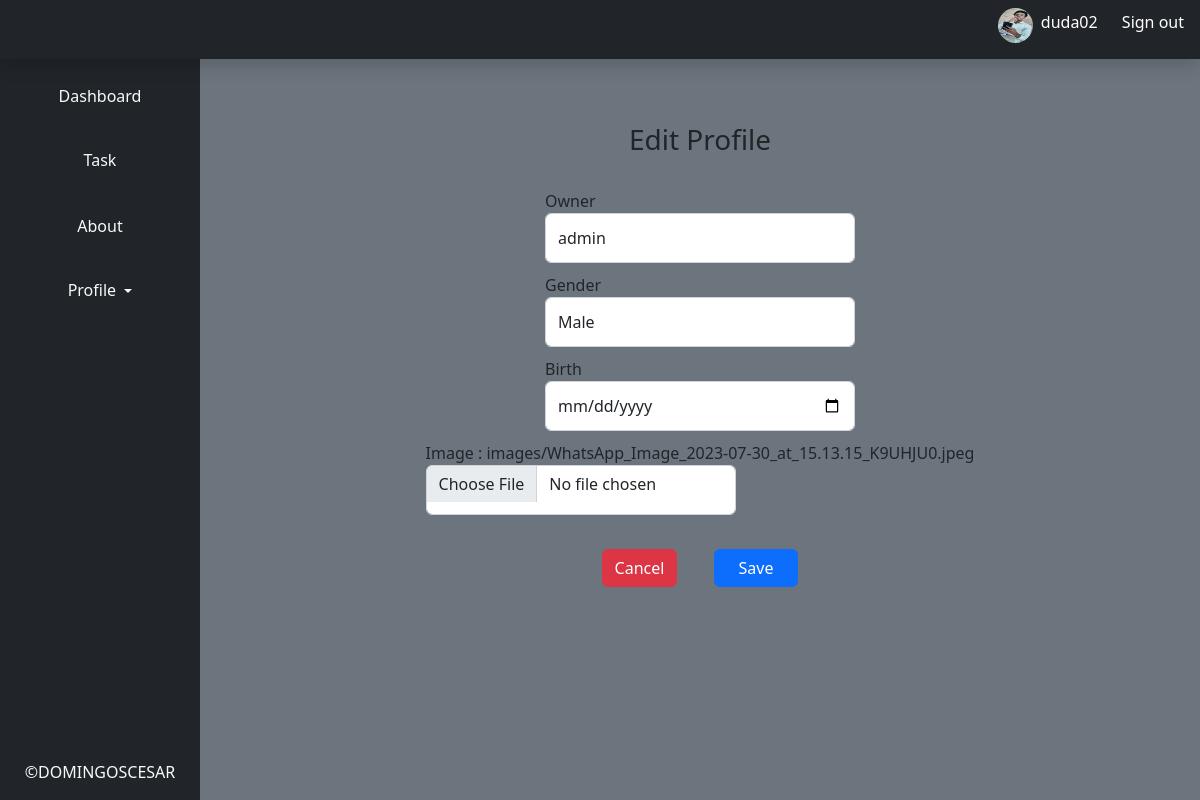
Screenshot of /profile/edit/4/ (signed in) with the database file from the repository.
### Todo/models.py (models this page shows, shortened)
class Profile(models.Model):
    user = models.OneToOneField(User, on_delete=models.CASCADE)
    Gender_CHOICES = [ ('M', 'Masculine'), ('F', 'Female'), ('O', 'Other')]
    gender = models.CharField(max_length=1, choices=Gender_CHOICES, null=False)
    birth = models.DateField(null=False)
    img = models.ImageField(null=True, blank=True, upload_to='images/')
    class Meta:
        verbose_name_plural = 'Profiles'

### Todo/views.py (the view, shortened to what this page needs)
# urls.py: path('profile/edit/<str:pk>/', views.EditProfile, name='editprofile'),
@login_required(login_url='signin')
def EditProfile(request, pk):
    page = "edit"
    prof = Profile.objects.get(pk = pk)
    return render(request, 'todo/profile.html', {'profile' : prof, 'page' : page})

### Todo/templates/Todo/profile.html (shortened to what this page needs)
{% extends 'base/base.html' %}
{% block content %}
    <section class="row">
       {% if page == 'create'%}
        <div class="col-md-12">
            <form action="{% url 'profile' %}" method="post" enctype="multipart/form-data" class="card bg-secondary border-0 mt-3 form">
                {% csrf_token %}
                <h3 class="card-title text-center text-dark mt-5 mb-3">Profile</h3>
                <div class="card-body d-flex justify-content-center align-items-center flex-column">
                    <div>
                            <label for="user" class="card-text text-dark">Owner</label>
                            <select name="user" id="user" class="form-control">
                                <option value="{{ request.user.id }}">{{request.user.username}}</option>
                            </select>
                    </div>
                    <div>
                        <label for="gender" class="card-subtitle text-dark">Gender</label>
                        <select name="gender" id="gender" class="form-control">
                            <option value="M">Masculino</option>
                            <option value="F">Feminio</option>
                        </select>
                    </div>
                    <div>
                        <label for="birth" class="card-subtitle text-dark">Birth</label>
                        <input type="date" name="birth" id="birth" class="form-control">
                    </div>
                    <div>
                        <label for="img" class="card-subtitle text-dark">Image</label>
                        <input type="file" name="img" id="img" class="form-control">
                    </div>
                    <div class="mb-5 mt-4">
                        <a href="{% url 'index' %}" class="btn btn-danger mx-3">Cancel</a>
                        <input type="submit" value="Save" class="btn btn-primary px-4 mx-3">
                    </div>
                </div>
            </form>
        </div>
        {% elif page == 'edit'%}
        <div class="col-md-12">
            <form action="{% url 'editprofile' profile.id %}" method="post" enctype="multipart/form-data" class="card bg-secondary border-0 mt-3 form">
                <h3 class="card-title text-center text-dark mt-5 mb-3">Edit Profile</h3>
                <div class="card-body d-flex justify-content-center align-items-center flex-column">
                    <div>
                            <label for="user" class="card-text text-dark">Owner</label>
                            <select name="user" id="user" class="form-control">
                                <option value="{{ profile.id }}">{{profile.user.username}}</option>
                            </select>
                    </div>
                    <div>
                        <label for="gender" class="card-subtitle text-dark">Gender</label>
                        <select name="gender" id="gender" class="form-control">
                            {% if profile.gender == 'M' %}
                                <option value="{{ profile.gender }}">Male</option>
                            {% else %}
                                <option value="{{ profile.gender }}">Female</option>
                            {% endif %}
                        </select>
                    </div>
                    <div>
                        <label for="birth" class="card-subtitle text-dark">Birth</label>
                        <input type="date" name="birth" id="birth" class="form-control" value="{{ profile.birth }}">
                    </div>
                    <div>
                        <label for="img" class="card-subtitle text-dark">Image : {{ profile.img }} </label>
                        <input type="file" name="img" id="img" class="form-control">
                    </div>
                    <div class="mb-5 mt-4">
                        <a href="{% url 'index' %}" class="btn btn-danger mx-3">Cancel</a>
                        <input type="submit" value="Save" class="btn btn-primary px-4 mx-3">
                    </div>
                </div>
            </form>
        </div>
       {% endif %}
    </section>
{% endblock content %}

### Todo/templates/base/base.html (shortened to what this page needs)
{% load static %}
<!DOCTYPE html>
<html lang="en">
<head>
    <link rel="stylesheet" href="{% static 'bootstrap5/css/bootstrap.min.css' %}">
    <link rel="stylesheet" href="{% static '/css/base.css' %}">
    <link rel="stylesheet" href="{% static '/css/other.css' %}">
</head>
<body class="bg-secondary">
    <header class="navbar navbar-dark sticky-top bg-dark flex-md-nowrap p-0 shadow mb-0">
        <a class="navbar-brand col-md-3 col-lg-2 me-0 px-3 fs-6" href="#"></a>
        <div class="navbar-nav">
          <div class="nav-item text-nowrap mb-3 pt-1">
            {% if request.user.is_authenticated %}
        {% if request.user.profile.img %}
            <img src="{% static '{{request.user.profile.img.url}}' %}" alt="profile img" srcset="{{ request.user.profile.img.url }}" width="35" height="35" class="rounded-circle mt-1">
        {% else %}
            <span>You have no image</span>
        {% endif %}
        <a class="px-1 link" href="#">{{request.user}}</a>
        <a href="{% url 'logout' %}" class="px-3 link">Sign out</a>
    {% else %}
        <a href="{% url 'signin' %}" class="px-3 link">Login</a>
    {% endif %}
          </div>
        </div>
    </header>
    <div class="container-fluid mt-0">
        <div class="row">
            <nav id="sidebarMenu" class="col-md-3 col-lg-2 d-md-block bg-dark sidebar collapse pb-3">
                <div class="position-sticky pt-3 sidebar-sticky">
                  <ul class="nav flex-column">
                    <li class="nav-item">
                      <a class="nav-link active text-center mb-4 text-light" aria-current="page" href="{% url 'index' %}">
                        Dashboard
                      </a>
                    </li>
                    <li class="nav-item text-center">
                      <a class="nav-link text-center mb-4 text-light" href="{% url 'task' %}">
                        <span data-feather="file" class="align-text-bottom">Task</span>
                      </a>
                    </li>
                    <li class="nav-item">
                      <a class="nav-link text-center mb-4 text-light" href="{% url 'about' %}">
                        About
                      </a>
                    </li>
                    <li class="nav-item dropdown">
                      <a class="nav-link text-center text-light dropdown-toggle"  role="button" data-bs-toggle="dropdown" aria-expanded="false">
                        <span data-feather="users" class="align-text-bottom">Profile</span>
                      </a>
                    </li>
                  </ul>
                    <h6 class="sidebar-heading d-flex justify-content-center align-items-center px-3 mt-4 mb-1 text-muted text-uppercase">
                     <span class="text-light">&copy;DomingosCesar</span>
                    </h6>
                </div>
            </nav>
            <main class="col-md-9 ms-sm-auto col-lg-10 px-md-4 text-light">
                {% block content %}
                {% endblock %}
            </main>
        </div>
    </div>
</body>
</html>

### Todo/static/css/base.css (style rules this page uses)
.nav { height: 83vh; }
.navbar-nav .nav-item .link { text-decoration: none; color: #fff; }

### Todo/static/css/other.css (style rules this page uses)
.link { text-decoration: none; color: #fff; }
.form-control { width: 310px; height: 50px; margin-bottom: 10px; }

### rows the page displays
Profile: user "admin", gender "Male", img "images/WhatsApp_Image_2023-07-30_at_15.13.15_K9UHJU0.jpeg"

### other values shown
{{ request.user }} "duda02"
